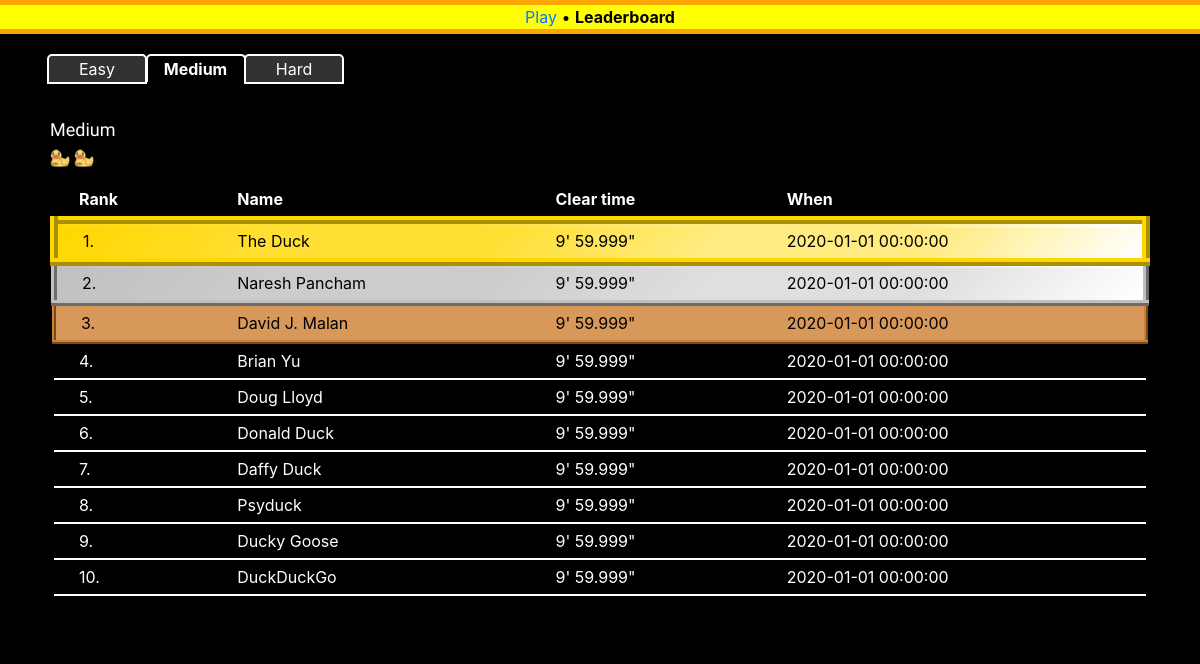
Page /records on the committed database.
### tables this page shows
CREATE TABLE medium (id INTEGER, name TEXT, time REAL DEFAULT 599.999, timestamp TEXT DEFAULT '2020-01-01 00:00:00', PRIMARY KEY(id));

### application.py (the view)
@app.route("/records", methods=["GET"])
def records():
    con = sqlite3.connect('records.db')
    con.row_factory = sqlite3.Row
    cur = con.cursor()
    cur.execute("SELECT * FROM easy ORDER BY time, id LIMIT 10")
    records_easy = [dict(row) for row in cur]
    cur.execute("SELECT * FROM medium ORDER BY time, id LIMIT 10")
    records_medium = [dict(row) for row in cur]
    cur.execute("SELECT * FROM hard ORDER BY time, id LIMIT 10")
    records_hard = [dict(row) for row in cur]
    records_all = [records_easy, records_medium, records_hard]
    for records_difficulty in records_all:
        for row in records_difficulty:
            minutes = math.floor(row["time"] / 60)
            seconds = row["time"] % 60
            row["time"] = "".join(["{:01d}".format(minutes), "\' ", "{:06.3f}".format(seconds), "\""])
    con.close()
    return render_template("records.html", records_easy=records_easy, records_medium=records_medium, records_hard=records_hard)

### templates/records.html (shortened to what this page needs)
<!DOCTYPE html>
<html lang="en">
    <head>
        <link rel="stylesheet" href="https://cdn.jsdelivr.net/npm/bootstrap@4.5.3/dist/css/bootstrap.min.css">
        <link href="static/styles.css" rel="stylesheet">
    </head>
    <body>
        <header>
            <nav>
                <a href="{{ url_for('index') }}">Play</a>
                &bull;
                <b>Leaderboard</b>
            </nav>
        </header>
        <main>
            <div class="container">
                <div>
                    <button class="difficultyButton" id="easyButton" name="easy">Easy</button>
                    <button class="difficultyButton" id="mediumButton" name="medium">Medium</button>
                    <button class="difficultyButton" id="hardButton" name="hard">Hard</button>
                </div>
                <div class="difficultyTab" id="medium">
                    <table>
                        <caption class="heading">
                            Medium
                            <br>
                            <img class="customEmoji" src="static/images/CS50_duck.png" alt="The Duck">
                            <img class="customEmoji" src="static/images/CS50_duck.png" alt="The Duck">
                        </caption>
                        <thead>
                            <th>Rank</th>
                            <th>Name</th>
                            <th>Clear time</th>
                            <th>When</th>
                        </thead>
                        <tbody>
                            {% for row in records_medium %}
                            <tr>
                                <td> {{ loop.index }}. </td>
                                <td>{{ row.name }}</td>
                                <td>{{ row.time }}</td>
                                <td>{{ row.timestamp }}</td>
                            </tr>
                            {% endfor %}
                        </tbody>
                    </table>
                </div>
            </div>
        </main>
    </body>
</html>

### static/styles.css (style rules this page uses)
body { background-color: black; color: white; }
header, main, footer { background-color: inherit; color: inherit; }
nav { background-color: yellow; border-color: orange; border-style: solid none solid none; border-width: 5px; color: black; text-align: center; }
table { background-color: inherit; border-collapse: collapse; color: inherit; width: 100%; }
table caption { caption-side: top; color: inherit; font-size: large; }
tbody tr:nth-child(1) { animation: shine 4s linear infinite; background: linear-gradient(-45deg, #ffd700, #ffdf32, #ffdf32, #ffeb7f, #ffeb7f, #ffffff, #ffeb7f, #ffeb7f, #ffdf32, #ffdf32, #ffd700); background-size: 200% 200%; border: 8px ridge #ffd700; color: black; }
tbody tr:nth-child(2) { background: linear-gradient(-45deg, #c0c0c0, #cccccc, #cccccc, #dfdfdf, #dfdfdf, #ffffff, #dfdfdf, #dfdfdf, #cccccc, #cccccc, #c0c0c0); background-size: 200% 200%; border: 6px ridge #c0c0c0; color: black; }
tbody tr:nth-child(3) { background: #d7985a; background-size: 200% 200%; border: 4px ridge #cd7f32; color: black; }
.container { padding: 20px; }
.customEmoji { height: 20px; width: 20px; }
.difficultyButton { background-color: #323232; border-color: inherit; border-radius: 5px 5px 0px 0px; border-style: solid solid solid solid; border-width: 2px; color: white; margin: 0px -3px; width: 100px; }
.difficultyButton.active { background-color: inherit; border-style: solid solid none solid; font-weight: bold; }
.difficultyTab { padding: 20px 0px; }
.heading { font-family: 'Sofia'; }

### rows in the picture
medium: name "The Duck", time "9' 59.999\"", timestamp "2020-01-01 00:00:00"
medium: name "Naresh Pancham", time "9' 59.999\"", timestamp "2020-01-01 00:00:00"
medium: name "David J. Malan", time "9' 59.999\"", timestamp "2020-01-01 00:00:00"
medium: name "Brian Yu", time "9' 59.999\"", timestamp "2020-01-01 00:00:00"
medium: name "Doug Lloyd", time "9' 59.999\"", timestamp "2020-01-01 00:00:00"
medium: name "Donald Duck", time "9' 59.999\"", timestamp "2020-01-01 00:00:00"
medium: name "Daffy Duck", time "9' 59.999\"", timestamp "2020-01-01 00:00:00"
medium: name "Psyduck", time "9' 59.999\"", timestamp "2020-01-01 00:00:00"
medium: name "Ducky Goose", time "9' 59.999\"", timestamp "2020-01-01 00:00:00"
medium: name "DuckDuckGo", time "9' 59.999\"", timestamp "2020-01-01 00:00:00"
